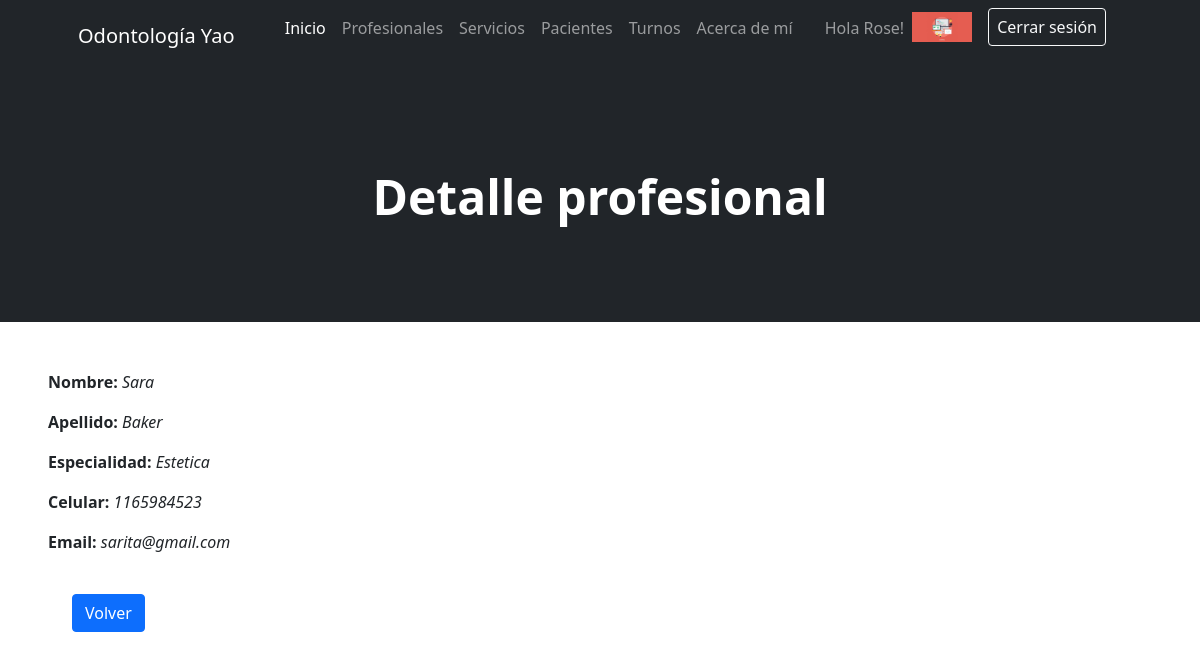
The page /AppOdonto/profesional/15 (signed in) on the database its author committed.
### AppOdonto/models.py (models this page shows, shortened)
class Avatar(models.Model):
    usuario = models.ForeignKey(User, on_delete=models.CASCADE)
    imagen = models.ImageField(upload_to="avatares", null=True, blank=True)

class Profesional(models.Model):
    nombre = models.CharField(max_length=25)
    apellido = models.CharField(max_length=25)
    especialidad = models.CharField(max_length=25)
    celular = models.CharField(max_length=10)
    email = models.EmailField()

### AppOdonto/views.py (the view)
# urls.py: path('profesional/<int:pk>', ProfesionalDetail.as_view(), name="Profesional Detail"),
class ProfesionalDetail(LoginRequiredMixin, DetailView):
    model = Profesional

### AppOdonto/templates/AppOdonto/profesional_detail.html (shortened to what this page needs)
{% extends "AppOdonto/padre.html" %}
{% block header %}
    <h1 class="display-5 fw-bolder text-white mb-2">Detalle profesional</h1>
{% endblock %}
{% block formulario %}
<section class="m-5">
    <p><b>Nombre:</b> <i>{{profesional.nombre}}</i></p>
    <p><b>Apellido:</b> <i>{{profesional.apellido}}</i></p>
    <p><b>Especialidad:</b> <i>{{profesional.especialidad}}</i></p>
    <p><b>Celular:</b> <i>{{profesional.celular}}</i></p>
    <p><b>Email:</b> <i>{{profesional.email}}</i></p> <br>
    <p>
        <a href="{% url 'Profesional List' %}" class="btn btn-primary mx-4">Volver</a>
    </p>
</section>
{% endblock %}

### AppOdonto/templates/AppOdonto/padre.html (shortened to what this page needs)
<!DOCTYPE html>
<html lang="es">
    <head> {% load static %}
        <link href="https://cdn.jsdelivr.net/npm/bootstrap-icons@1.4.1/font/bootstrap-icons.css" rel="stylesheet" />
        <link href="{% static 'AppOdonto/css/styles.css' %}" rel="stylesheet" />
    </head>
    <body>
        <nav class="navbar navbar-expand-lg navbar-dark bg-dark">
            <div class="container px-5">
                <a class="navbar-brand" href="{% url 'Inicio' %}">Odontología Yao</a>
                <div class="collapse navbar-collapse" id="navbarSupportedContent">
                    <ul class="navbar-nav ms-auto mb-2 mb-lg-0">
                        <li class="nav-item"><a class="nav-link active" aria-current="page" href="{% url 'Inicio' %}">Inicio</a></li>
                        <li class="nav-item"><a class="nav-link" href="{% url 'Profesional List' %}">Profesionales</a></li>
                        <li class="nav-item"><a class="nav-link" href="{% url 'Servicio List' %}">Servicios</a></li>
                        <li class="nav-item"><a class="nav-link" href="{% url 'Paciente List' %}">Pacientes</a></li>
                        <li class="nav-item"><a class="nav-link" href="{% url 'Turno List' %}">Turnos</a></li>
                        <li class="nav-item"><a class="nav-link" href="{% url 'About' %}">Acerca de mí</a></li>
                        <li class="nav-item"><a class="nav-link">
                    {% if request.user.is_authenticated %}
                        <li class="nav-item"><p style="color:white"><a class="nav-link" href="{% url 'Editar Perfil' %}">Hola {{user.first_name}}!</a></p></li>
                        {% with user.avatar_set.first as miAvatar%}
                            {% if miAvatar %}
                        <li class="nav-item"><img src="{{miAvatar.imagen.url}}" alt="Imagen perfil" height="30px" class="my-1"></li>
                            {% endif %}
                        {% endwith %}
                        <li class="nav-item mx-3"><a class="btn btn-outline-light px-2" href="{% url 'Logout' %}">Cerrar sesión</a></li>
                    {% endif %}
                    </ul>
                </div>
            </div>
        </nav>
        <header class="bg-dark py-5">
            <div class="container px-5">
                <div class="row gx-5 justify-content-center">
                    <div class="col-lg-6">
                        <div class="text-center my-5">
                        {% block header %}{% endblock %}
                        </div>
                    </div>
                </div>
            </div>
        </header>
{% block formulario %}
{% endblock %}
    </body>
</html>

### rows shown on the page
Avatar: imagen (picture)
Profesional: nombre "Sara", apellido "Baker", especialidad "Estetica", celular "1165984523", email "sarita@gmail.com"

### other values the page prints
{{ user.first_name }} "Rose"
